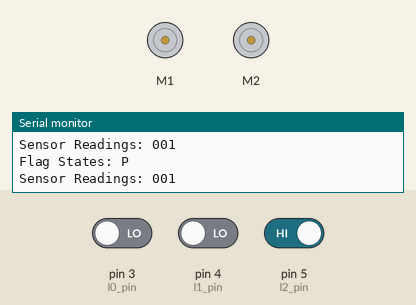
This sketch was run on a simulated Arduino Uno, built with avr-gcc and run on an emulated ATmega328P. Shown: 2 × DC motor (green arrow = forward, orange = backward, longer = faster), the last lines printed to the serial monitor. The inputs (shaded band) are chosen by the test bench; at power-on: pin 3 (l0_pin) LOW, pin 5 (l2_pin) HIGH, pin 4 (l1_pin) LOW.

Above: at 1.2 s.
1.3 s: pin 3 (l0_pin) driven HIGH
At 2.1 s:
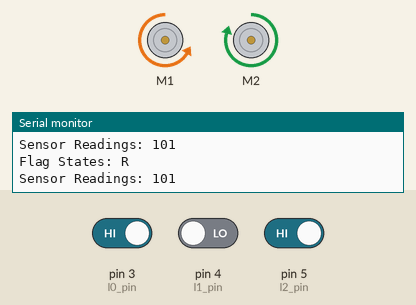
2.8 s: pin 5 (l2_pin) driven LOW
At 3.65 s:
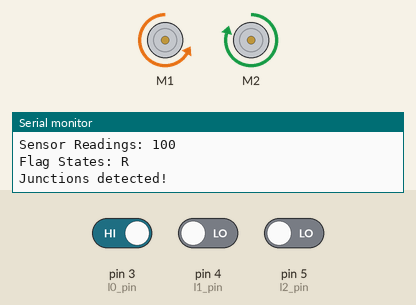
5.8 s: pin 4 (l1_pin) driven HIGH
8.8 s: pin 3 (l0_pin) driven LOW
11.8 s: pin 4 (l1_pin) driven LOW
At 12.7 s:
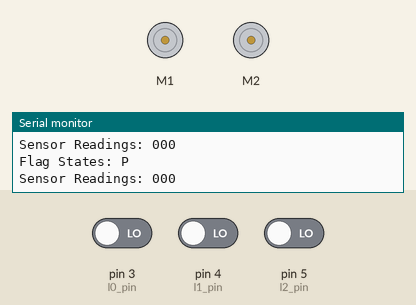
14.8 s: pin 3 (l0_pin) driven HIGH
At 15.49 s:
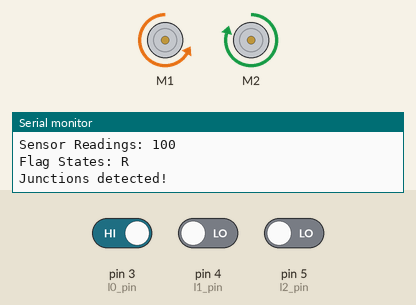
Timing chart, 0 to 18.8 s (numbered marks = the images above; inputs shaded):
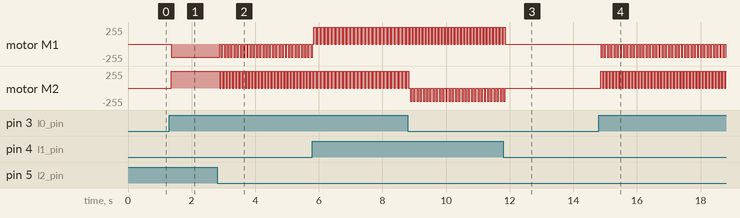

The sketch:

line_follow_test_221018.ino
```cpp
/* include all libraries */
#include <Wire.h>
#include <Adafruit_MotorShield.h>
#include "utility/Adafruit_MS_PWMServoDriver.h"

/* setup the motor and create the DC motor object*/
Adafruit_MotorShield AFMS = Adafruit_MotorShield(); // Create the Adafruit_MotorShield object
Adafruit_DCMotor *Rwheel = AFMS.getMotor(1);        // RIHGT
Adafruit_DCMotor *Lwheel = AFMS.getMotor(2);        // LEFT

/*defining pins and variables*/

#define l0_pin 3 // left
#define l1_pin 4 // right
#define l2_pin 5 // far right

int l0, l1, l2;

char flag_nav = 'P';
// indicate whether the robot is moving forward / adjust left / adjust right / stop
//  initialize flag_linestate to be "P": stop
//'P': stop
//'L': adjust left
//'R': adjust right
//'B': backwards
//'F': forwards

int motor_speed = 250;

void setup()
{
  pinMode(l0_pin, INPUT); // light sensor on the left
  pinMode(l1_pin, INPUT); // light sensor on the right
  pinMode(l2_pin, INPUT); // light sensor on the far right
  Serial.begin(9600);
  AFMS.begin(); // Connect to the controller
}

void loop()
{
  // read and store light sensor values
  l0 = digitalRead(l0_pin);
  l1 = digitalRead(l1_pin);
  l2 = digitalRead(l2_pin);

  // print values of the light sensors to the serial monitor
  Serial.print("Sensor Readings: ");
  Serial.print(l0);
  Serial.print(l1);
  Serial.println(l2);

  Serial.print("Flag States: ");
  Serial.println(flag_nav);

  // l2 detects the line --> junctions (cross or T)
  if (l2 == LOW && flag_nav != 'P')
  {
    Serial.println("Junctions detected!");
    stop_move();
    //    // report an error if left sensor detects the line but right sensor does not.
    //    if (l0 == LOW && l1 == HIGH) {
    //      Serial.println("Error.");
    //    }
    //
    //    // all 3 light sensors detect the line --> cross junction
    //    else if ((l0 == LOW && l1 == LOW) && flag_nav != "P") {
    //      Serial.println("Cross junction detected!");
    //      stop_move();
    //      //call relevant functions
    //    }
    //
    //    // only the 2 right sensors detetc the line --> T junction
    //    else if ((l0 ==HIGH && l1 == LOW) && flag_nav != "P") {
    //      Serial.println("T junction detected!");
    //      stop_move();
    //      //call relevant functions
    //    }
    //
    //
    //    else {
    //      //continue with whatever it is doing.
    //    }
  }

  else
  {
    // neither l0 or l1 detects the line
    if ((l0 == HIGH && l1 == HIGH) && flag_nav != 'F')
    {
      // forward
      move_forward();
      Serial.println("MOVE FORWARD!");
    }

    // l0 detects the line
    else if ((l0 == LOW && l1 == HIGH) && flag_nav != 'L')
    {
      // adjust left slightly
      adjust_left();
    }

    // l1 detects the line
    else if ((l0 == HIGH && l1 == LOW) && flag_nav != 'R')
    {
      // adjust right slightly
      adjust_right();
    }

    // l0 and l1 both detect the line
    else if ((l0 == LOW && l1 == LOW) && flag_nav != 'P')
    {
      // forward
      move_forward();
      Serial.println("MOVE FORWARD!");
    }
  }
}

// functions
void move_forward()
{
  flag_nav = 'F';
  Rwheel->run(FORWARD);
  Rwheel->setSpeed(motor_speed);
  Lwheel->run(FORWARD);
  Lwheel->setSpeed(motor_speed);
}

void adjust_left()
{
  flag_nav = 'L';
  Rwheel->run(FORWARD);
  Rwheel->setSpeed(motor_speed);
  Lwheel->run(BACKWARD);
  Lwheel->setSpeed(200);
}

void adjust_right()
{
  flag_nav = 'R';
  Rwheel->run(BACKWARD);
  Rwheel->setSpeed(200);
  Lwheel->run(FORWARD);
  Lwheel->setSpeed(motor_speed);
}

void stop_move()
{
  flag_nav = 'P';
  Rwheel->run(RELEASE);
  Rwheel->setSpeed(0);
  Lwheel->run(RELEASE);
  Lwheel->setSpeed(0);
}
```

Measured:
- after the input at 1.3 s, motor M1: stopped → backward 200/255 after 0.06 s; motor M2: stopped → forward 250/255 after 0.06 s
- after the input at 2.8 s, motor M1: alternates backward 200/255 for 0.06 s and stopped for 0.04 s, starting after 0.08 s; motor M2: alternates forward 250/255 for 0.06 s and stopped for 0.04 s, starting after 0.08 s
- after the input at 11.8 s, motor M1, motor M2: goes on until 11.9 s, then stays stopped
- after the input at 14.8 s, motor M1: alternates backward 200/255 for 0.06 s and stopped for 0.04 s, starting after 0.06 s; motor M2: alternates forward 250/255 for 0.06 s and stopped for 0.04 s, starting after 0.06 s
